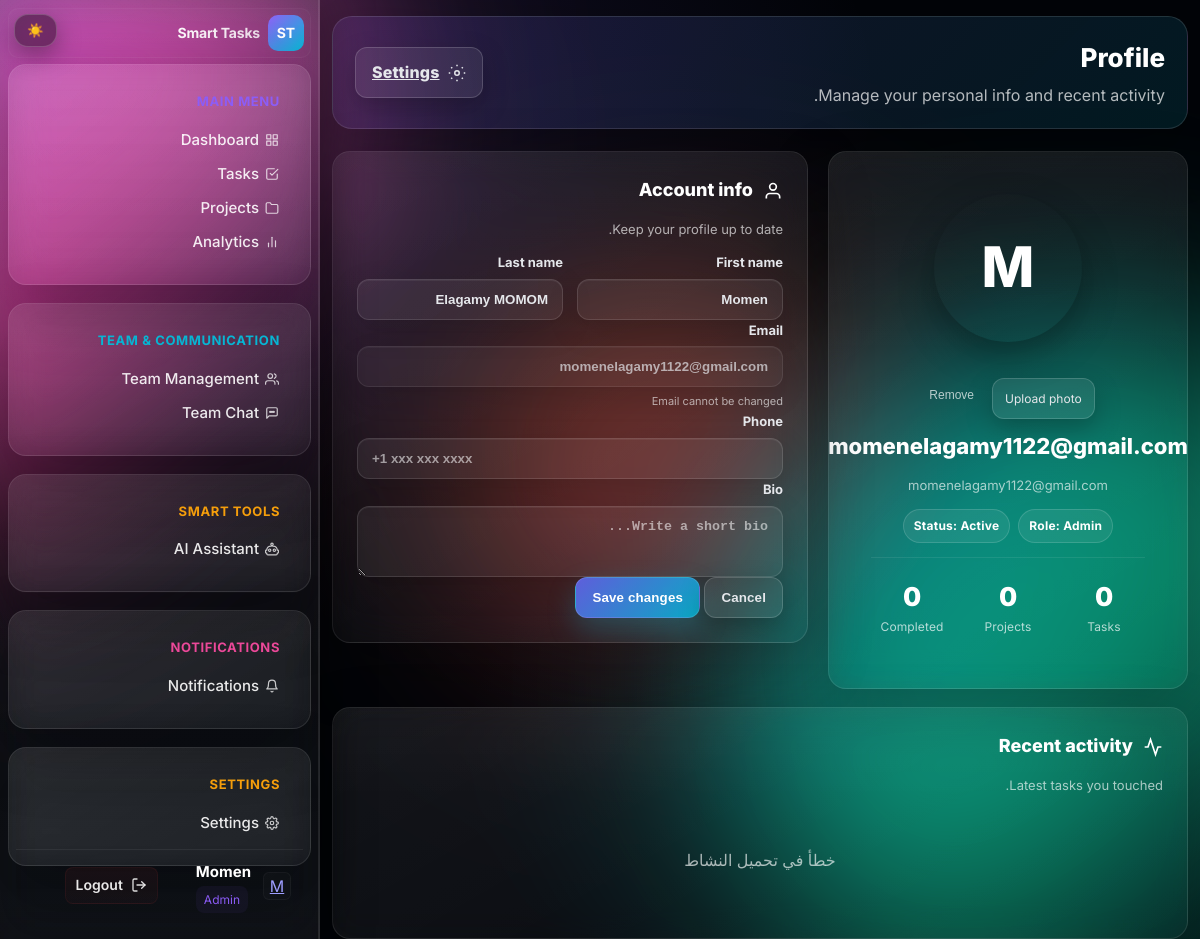
The page /profile/ (signed in) on the database its author committed.
### users/models.py (models this page shows, shortened)
class CustomUser(AbstractBaseUser, PermissionsMixin):
	email = models.EmailField(unique=True)
	first_name = models.CharField(max_length=50, blank=True)
	last_name = models.CharField(max_length=50, blank=True)
	phone_number = models.CharField(max_length=20, blank=True, null=True)
	is_active = models.BooleanField(default=True)
	is_staff = models.BooleanField(default=False)
	date_joined = models.DateTimeField(default=timezone.now)
	USERNAME_FIELD = 'email'
	REQUIRED_FIELDS = []
	objects = CustomUserManager()

### frontend/views.py (the view)
# urls.py: path('profile/', views.profile_view, name='profile'),
@login_required
def profile_view(request):
    return render(request, 'profile.html')

### templates/profile.html (shortened to what this page needs)
{% extends 'base.html' %}
{% load static %}
{% block content %}
<section class="profile-hero">
    <div>
        <h1>Profile</h1>
        <p>Manage your personal info and recent activity.</p>
    </div>
    <div class="actions">
        <a href="{% url 'settings' %}" class="btn btn-secondary">
            <svg width="18" height="18" viewBox="0 0 24 24" fill="none" stroke="currentColor" stroke-width="2">
                <circle cx="12" cy="12" r="3"></circle>
                <path d="M12 1v2m0 18v2M4.22 4.22l1.42 1.42m12.72 12.72l1.42 1.42M1 12h2m18 0h2M4.22 19.78l1.42-1.42M18.36 5.64l1.42-1.42"></path>
            </svg>
            Settings
        </a>
    </div>
</section>
<div class="profile-grid">
    <div class="glass-card">
        <div class="profile-summary">
            <div class="avatar-wrapper">
                <div class="avatar-circle" id="avatar-circle" data-avatar-target="user"><span id="avatar-initial" data-avatar-initial>{{ request.user.first_name.0|default:"U" }}</span></div>
            </div>
            <div style="display:flex;align-items:center;gap:10px;flex-wrap:wrap;justify-content:center;">
                <label class="avatar-upload" for="avatar-input">Upload photo</label>
                <button type="button" class="avatar-remove" id="avatar-remove">Remove</button>
            </div>
            <h2 style="margin:0;font-size:22px;font-weight:800;" id="profile-name">{% if request.user.get_full_name %}{{ request.user.get_full_name }}{% else %}{{ request.user.email }}{% endif %}</h2>
            <p style="margin:0;color:var(--text-muted);font-size:13px;" id="profile-email">{{ request.user.email }}</p>
            <div style="display:flex;gap:8px;flex-wrap:wrap;justify-content:center;margin:4px 0 4px;">
                <span class="pill">Role: Admin</span>
                <span class="pill">Status: Active</span>
            </div>
            <div class="stats" style="width:100%;">
                <div>
                    <div class="stat-val" style="color: var(--primary);" id="profile-tasks">0</div>
                    <div class="stat-label">Tasks</div>
                </div>
                <div>
                    <div class="stat-val" style="color: var(--accent);" id="profile-projects">0</div>
                    <div class="stat-label">Projects</div>
                </div>
                <div>
                    <div class="stat-val" style="color: var(--glow);" id="profile-completed">0</div>
                    <div class="stat-label">Completed</div>
                </div>
            </div>
        </div>
    </div>
    <div class="glass-card">
        <h3>
            <svg width="20" height="20" viewBox="0 0 24 24" fill="none" stroke="currentColor" stroke-width="2"><path d="M20 21v-2a4 4 0 0 0-4-4H8a4 4 0 0 0-4 4v2"></path><circle cx="12" cy="7" r="4"></circle></svg>
            Account info
        </h3>
        <p class="card-meta">Keep your profile up to date.</p>
        <form id="profile-form" class="stack">
            <div class="field-grid">
                <div class="field">
                    <label>First name</label>
                    <input type="text" name="first_name" class="form-input" value="{{ request.user.first_name }}" placeholder="First name">
                </div>
                <div class="field">
                    <label>Last name</label>
                    <input type="text" name="last_name" class="form-input" value="{{ request.user.last_name }}" placeholder="Last name">
                </div>
            </div>
            <div class="field">
                <label>Email</label>
                <input type="email" name="email" class="form-input" value="{{ request.user.email }}" readonly style="opacity:0.7;cursor:not-allowed;">
                <small style="color:var(--text-muted);font-size:11px;">Email cannot be changed</small>
            </div>
            <div class="field">
                <label>Phone</label>
                <input type="tel" name="phone" class="form-input" placeholder="+1 xxx xxx xxxx">
            </div>
            <div class="field">
                <label>Bio</label>
                <textarea name="bio" class="form-textarea" rows="3" placeholder="Write a short bio..."></textarea>
            </div>
            <div class="actions" style="justify-content:flex-end;">
                <button type="button" class="btn btn-secondary" onclick="window.location.reload()">Cancel</button>
                <button type="submit" class="btn" id="save-profile-btn">Save changes</button>
            </div>
        </form>
    </div>
</div>
<div class="glass-card" style="margin-top:18px;">
    <h3>
        <svg width="20" height="20" viewBox="0 0 24 24" fill="none" stroke="currentColor" stroke-width="2"><polyline points="22 12 18 12 15 21 9 3 6 12 2 12"></polyline></svg>
        Recent activity
    </h3>
    <p class="card-meta">Latest tasks you touched.</p>
    <div id="activity-list" style="display:flex;flex-direction:column;gap:12px;">
    </div>
</div>
{% endblock %}

### templates/base.html (shortened to what this page needs)
{% load static %}
<!DOCTYPE html>
<html lang="ar" dir="rtl">
<head>
    <link rel="stylesheet" href="https://cdnjs.cloudflare.com/ajax/libs/font-awesome/5.15.4/css/all.min.css">
    <link rel="stylesheet" href="{% static 'css/liquid-glass.css' %}?v=20251206a">
</head>
<body>
    <button id="theme-toggle" class="theme-toggle-btn" title="Toggle theme">🌗</button>
    <div class="blob a" aria-hidden="true"></div>
    <div class="blob b" aria-hidden="true"></div>
    <div class="blob c" aria-hidden="true"></div>
    <div class="app-container">
        <aside class="sidebar">
            <div class="sidebar-logo">
                <div class="sidebar-logo-icon">ST</div>
                <span class="sidebar-logo-text">Smart Tasks</span>
            </div>
            <nav class="sidebar-nav">
                <div class="nav-section glass-card" style="margin-bottom: 18px;">
                    <div class="nav-section-label" style="color:#8B5CF6;font-weight:700;font-size:13px;margin-bottom:10px;">Main Menu</div>
                    <a href="{% url 'dashboard' %}" class="nav-link {% if request.resolver_match.url_name == 'dashboard' %}active{% endif %}">
                        <svg class="nav-icon" viewBox="0 0 24 24">
                            <rect x="3" y="3" width="7" height="7"></rect>
                            <rect x="14" y="3" width="7" height="7"></rect>
                            <rect x="14" y="14" width="7" height="7"></rect>
                            <rect x="3" y="14" width="7" height="7"></rect>
                        </svg>
                        <span>Dashboard</span>
                    </a>
                    <a href="{% url 'tasks' %}" class="nav-link {% if request.resolver_match.url_name == 'tasks' %}active{% endif %}">
                        <svg class="nav-icon" viewBox="0 0 24 24">
                            <polyline points="9 11 12 14 22 4"></polyline>
                            <path d="M21 12v7a2 2 0 0 1-2 2H5a2 2 0 0 1-2-2V5a2 2 0 0 1 2-2h11"></path>
                        </svg>
                        <span>Tasks</span>
                    </a>
                    <a href="{% url 'projects' %}" class="nav-link {% if request.resolver_match.url_name == 'projects' %}active{% endif %}">
                        <svg class="nav-icon" viewBox="0 0 24 24">
                            <path d="M22 19a2 2 0 0 1-2 2H4a2 2 0 0 1-2-2V5a2 2 0 0 1 2-2h5l2 3h9a2 2 0 0 1 2 2z"></path>
                        </svg>
                        <span>Projects</span>
                    </a>
                    <a href="{% url 'analytics' %}" class="nav-link {% if request.resolver_match.url_name == 'analytics' %}active{% endif %}">
                        <svg class="nav-icon" viewBox="0 0 24 24">
                            <line x1="18" y1="20" x2="18" y2="10"></line>
                            <line x1="12" y1="20" x2="12" y2="4"></line>
                            <line x1="6" y1="20" x2="6" y2="14"></line>
                        </svg>
                        <span>Analytics</span>
                    </a>
                </div>
                <div class="nav-section glass-card" style="margin-bottom: 18px;">
                    <div class="nav-section-label" style="color:#06B6D4;font-weight:700;font-size:13px;margin-bottom:10px;">Team & Communication</div>
                    <a href="{% url 'team' %}" class="nav-link {% if request.resolver_match.url_name == 'team' %}active{% endif %}">
                        <svg class="nav-icon" viewBox="0 0 24 24">
                            <path d="M17 21v-2a4 4 0 0 0-4-4H5a4 4 0 0 0-4 4v2"></path>
                            <circle cx="9" cy="7" r="4"></circle>
                            <path d="M23 21v-2a4 4 0 0 0-3-3.87"></path>
                            <path d="M16 3.13a4 4 0 0 1 0 7.75"></path>
                        </svg>
                        <span>Team Management</span>
                    </a>
                    <a href="{% url 'team-chat' %}" class="nav-link {% if request.resolver_match.url_name == 'team-chat' %}active{% endif %}">
                        <svg class="nav-icon" viewBox="0 0 24 24">
                            <path d="M21 15a2 2 0 0 1-2 2H7l-4 4V5a2 2 0 0 1 2-2h14a2 2 0 0 1 2 2z"></path>
                            <circle cx="9" cy="10" r="1"></circle>
                            <circle cx="12" cy="10" r="1"></circle>
                            <circle cx="15" cy="10" r="1"></circle>
                        </svg>
                        <span>Team Chat</span>
                    </a>
                </div>
                <div class="nav-section glass-card" style="margin-bottom: 18px;">
                    <div class="nav-section-label" style="color:#F59E0B;font-weight:700;font-size:13px;margin-bottom:10px;">Smart Tools</div>
                    <a href="{% url 'ai-chatbot' %}" class="nav-link {% if request.resolver_match.url_name == 'ai-chatbot' %}active{% endif %}">
                        <span>AI Assistant</span>
                    </a>
                </div>
                <div class="nav-section glass-card" style="margin-bottom: 18px;">
                    <div class="nav-section-label" style="color:#EC4899;font-weight:700;font-size:13px;margin-bottom:10px;">Notifications</div>
                    <a href="{% url 'notifications-page' %}" id="notifications-trigger" class="nav-link {% if request.resolver_match.url_name == 'notifications-page' %}active{% endif %}">
                        <svg class="nav-icon" viewBox="0 0 24 24">
                            <path d="M18 8a6 6 0 0 0-12 0c0 7-3 9-3 9h18s-3-2-3-9"></path>
                            <path d="M13.73 21a2 2 0 0 1-3.46 0"></path>
                        </svg>
                        <span>Notifications</span>
                    </a>
                </div>
                <div class="nav-section glass-card" style="margin-bottom: 18px;">
                    <div class="nav-section-label" style="color:#F59E0B;font-weight:700;font-size:13px;margin-bottom:10px;">Settings</div>
                    <a href="{% url 'settings' %}" class="nav-link {% if request.resolver_match.url_name == 'settings' %}active{% endif %}">
                        <span>Settings</span>
                    </a>
                </div>
                <div class="sidebar-footer">
                    <div class="user-profile-row">
                        <a href="{% url 'profile' %}" class="account-profile-link" title="View profile">
                            <div class="user-avatar-glass small" data-avatar-target="user">
                                {% if request.user.profile.image %}
                                    <img src="{{ request.user.profile.image.url }}" alt="Avatar" class="user-avatar-img" data-avatar-img />
                                {% else %}
                                    <span class="user-avatar-initial" data-avatar-initial>{{ request.user.first_name.0|default:"U" }}</span>
                                {% endif %}
                            </div>
                        </a>
                        <div class="user-info">
                            <div class="user-name">
                                {% if request.user.get_full_name %}
                                    {{ request.user.get_full_name }}
                                {% elif request.user.first_name %}
                                    {{ request.user.first_name }}
                                {% elif request.user.email %}
                                    {{ request.user.email }}
                                {% else %}
                                    User
                                {% endif %}
                            </div>
                            <div class="user-role">Admin</div>
                        </div>
                        <div class="footer-actions">
                            <a href="{% url 'settings' %}" class="btn-icon" title="Settings">
                            </a>
                            <a href="{% url 'logout' %}" class="nav-link logout-link" onclick="return confirm('Are you sure you want to logout?');" title="Logout">
                                <svg class="nav-icon" viewBox="0 0 24 24" fill="none" stroke="currentColor" stroke-width="2">
                                    <path d="M9 21H5a2 2 0 0 1-2-2V5a2 2 0 0 1 2-2h4"></path>
                                    <polyline points="16 17 21 12 16 7"></polyline>
                                    <line x1="21" y1="12" x2="9" y2="12"></line>
                                </svg>
                                <span>Logout</span>
                            </a>
                        </div>
                    </div>
                </div>
            </nav>
        </aside>
        <main class="main-wrapper">
            {% block content %}{% endblock %}
        </main>
    </div>
</body>
</html>

### rows shown on the page
CustomUser: user.first_name.0 "M", user.first_name "Momen", user.email "momenelagamy1122@gmail.com", first_name "Momen", last_name "Elagamy MOMOM", email "momenelagamy1122@gmail.com"
